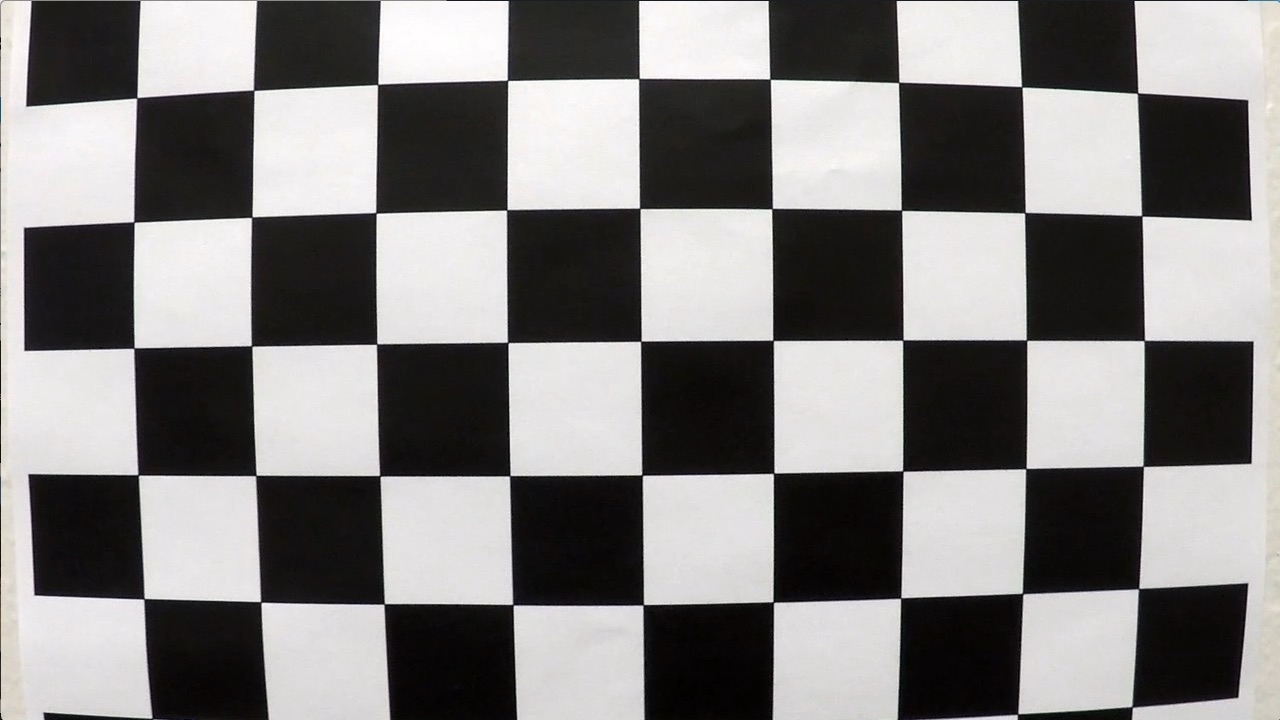
#> input picture camera_cal/calibration01.jpg, 1280 x 720 px; its folder holds 5 pictures in this run
$ jupyter execute Camera_Calibration.ipynb   (shell and % lines are left out)
#> lines starting #> are read from the running program, lines starting #| are printed output that depends on the picture
[cell 1]
import numpy as np
import cv2
import matplotlib.pyplot as plt
import matplotlib.image as mpimg
import glob
import pickle
import math

#from helperfunctions import *

# 1. Camera Calibration

## 1.1. Find Chessboard Corners.

[cell 2]
# Prepare object points
nx = 9 # Number of inside corners in any given row
ny = 6 # Number of inside corners in any given column
showimages = False
# Read in and make a list of calibration images

# glob allows us to read in files with consistent file names
# e.g. calibration-1.jpg, calibration-2.jpg...
calibration_images = glob.glob("camera_cal/calibration*.jpg")

# Generate object points
object_point_grid = np.zeros((ny*nx, 3), np.float32)
object_point_grid[:, :2] = np.mgrid[0:nx, 0:ny].T.reshape(-1, 2)

# Initialise image and object point arrays
objpoints = []
imgpoints = []
img_no_corners = [] #Calibration images in which opencv failed to find corners
img_corners = [] #Calibration images in which opencv failed to find corners
#plt.figure(figsize=(20, 30)) #Figure for calibration images
#plt.figtext(0.5,0.9,'Image with found corners', fontsize=22, ha='center')

[cell 3]
for idx, fname in enumerate(calibration_images):

    # Read in image
    img = cv2.imread(fname)
#> img is the input picture: shape (720, 1280, 3); mean B, G, R 127.8, 128.4, 130.1

    # Convert to grayscale
    gray = cv2.cvtColor(img, cv2.COLOR_BGR2GRAY)

    # Find the chessboard corners
    # Parameters: (image, chessboard dims, param for any flags)
    # chessboard dims = inside corners, not squares.
    ret, corners = cv2.findChessboardCorners(gray, (nx, ny), None)
#> ret = False; corners = None

    # If found, draw corners
    if ret == True:
        # Fill image point and object point arrays
        imgpoints.append(corners)
        objpoints.append(object_point_grid)
        img_corners.append(fname)
    else:
        img_no_corners.append(fname)


if showimages:
    #Plot Images with corners
    plt.figure(figsize=(20, 30))
    plt.figtext(0.5,0.9,'Images with corners found', fontsize=22, ha='center')
    x=math.ceil(len(img_corners)/3)
    for i, p in enumerate(img_corners):
        plt.subplot(x, 3, i+1)
        plt.imshow(cv2.imread(p))
        plt.title(p)
        plt.axis('off')
    plt.show()

    #Plot Images with nocorners
    plt.figure(figsize=(20, 10))
    plt.figtext(0.5,0.9,'Images with no corners found', fontsize=22, ha='center')
    x=math.ceil(len(img_no_corners)/3)
    for i, p in enumerate(img_no_corners):
       plt.subplot(i/3+1, 3, i%3+1)
       plt.imshow(cv2.imread(p))
       plt.title(p)
       plt.axis('off')
    plt.show()

## 1.2 Compute the Camera Calibration Matrix and Distortion Coefficients

[cell 4]
# Find the camera distortion from the image points discovered above
ret, mtx, dist, rvecs, tvecs = cv2.calibrateCamera(objpoints,imgpoints,(720, 1280),None,None,)

# Create an example image with an undistortion operation applied
example_distorted_image = cv2.imread('camera_cal/calibration01.jpg')
example_distorted_image_grayscaled = cv2.cvtColor(example_distorted_image, cv2.COLOR_BGR2GRAY)
example_undistorted_image = cv2.undistort(example_distorted_image_grayscaled,mtx,dist)
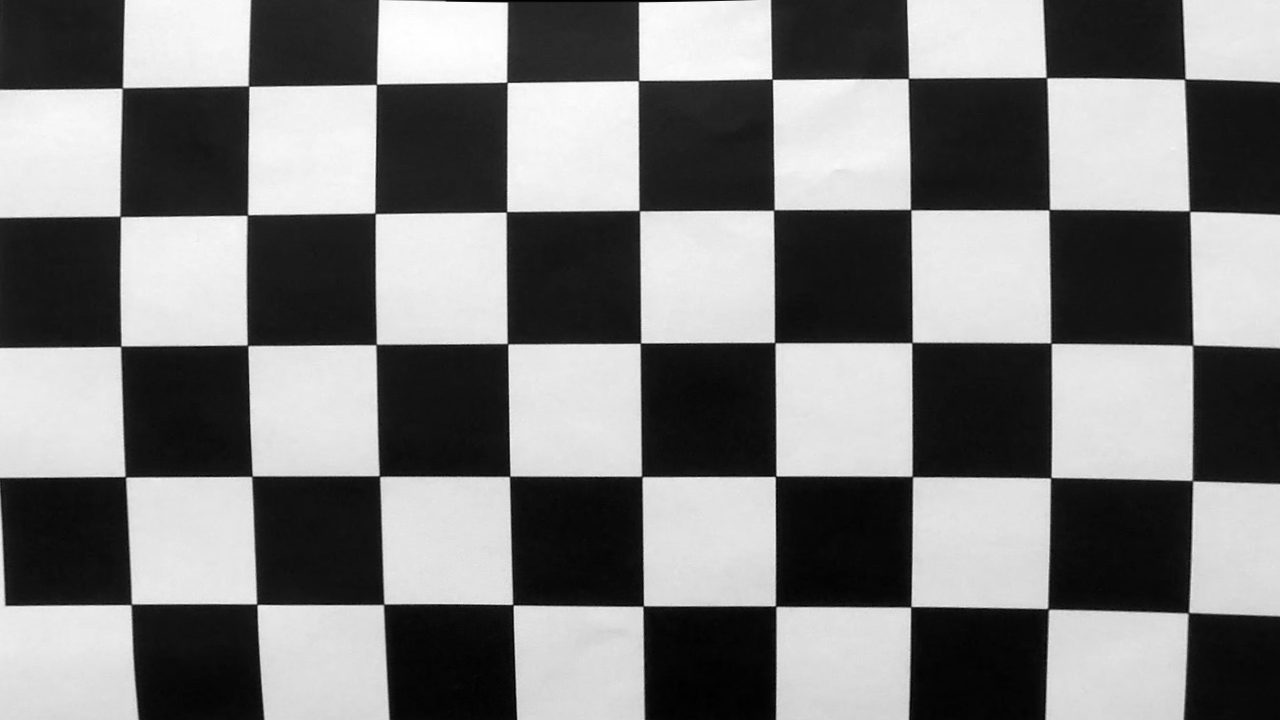
#> example_undistorted_image: shape (720, 1280); min 0, max 254, mean 124.7

# Display our example images
if showimages==False:
    plt.figure(figsize=(20,10))
    plt.subplot(121),plt.imshow(example_distorted_image_grayscaled, cmap='gray')
    plt.title('Distorted', fontsize=30)
    plt.subplot(122),plt.imshow(example_undistorted_image, cmap='gray')
    plt.title('Undistorted', fontsize=30)
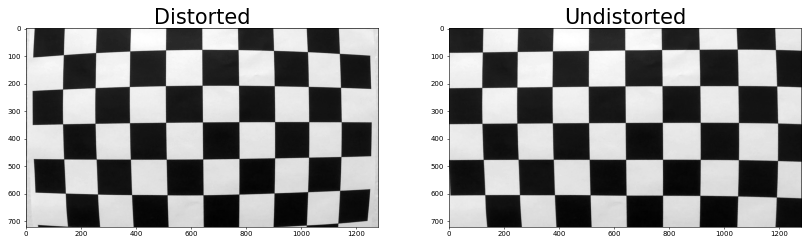
#> figure drawn by matplotlib, 2 panels
